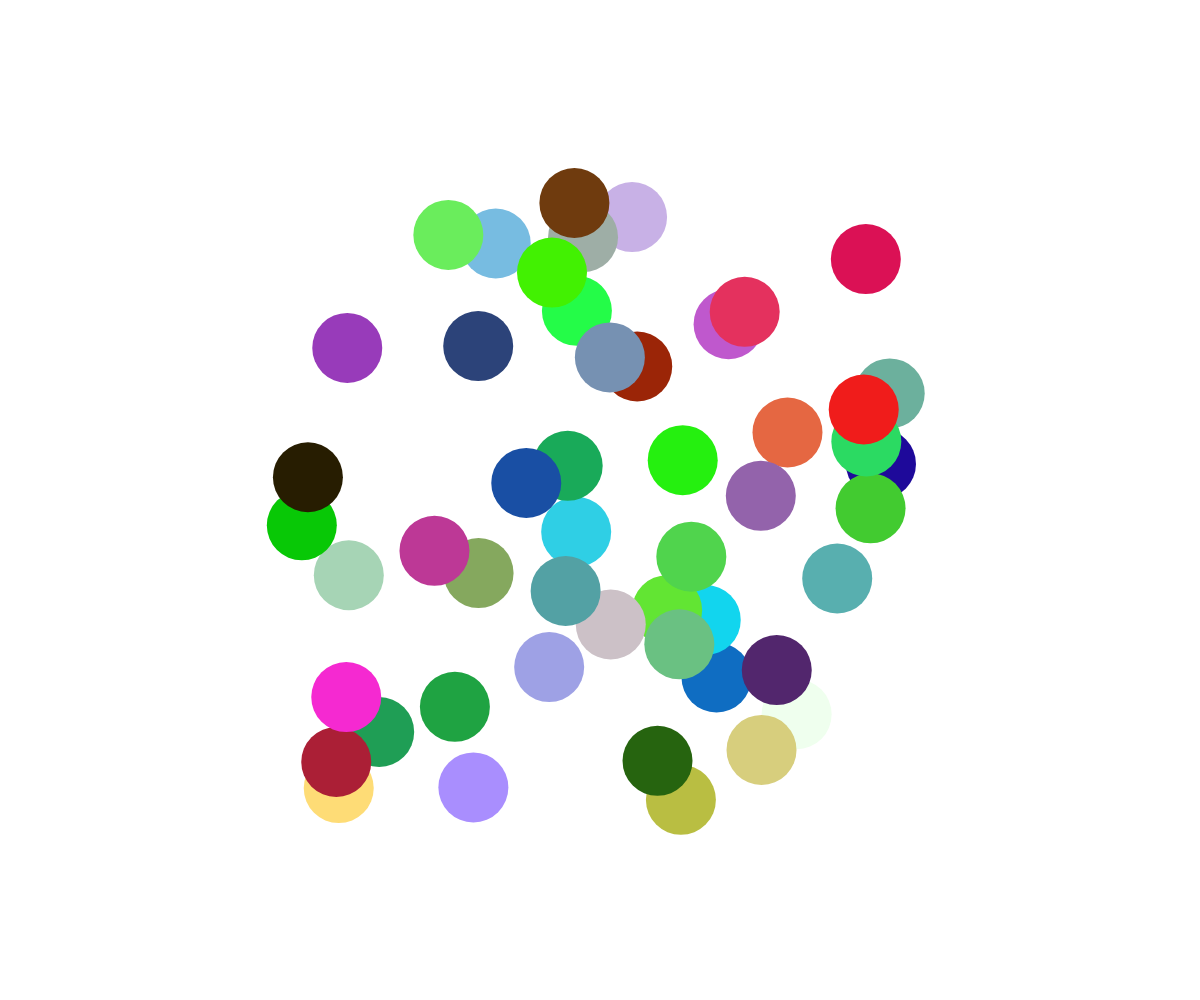
Frame 1 (no input)
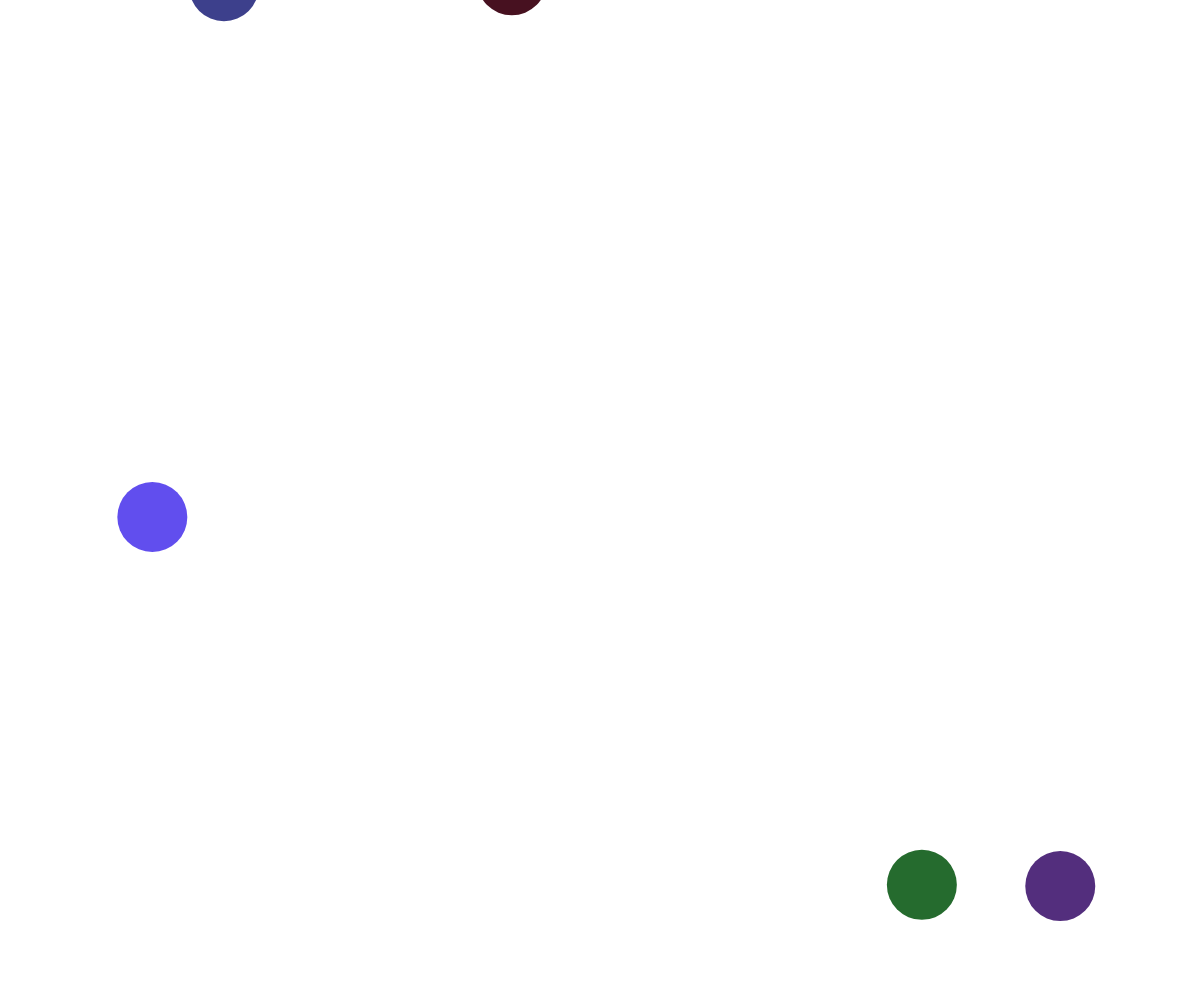
Frame 60 (no input)
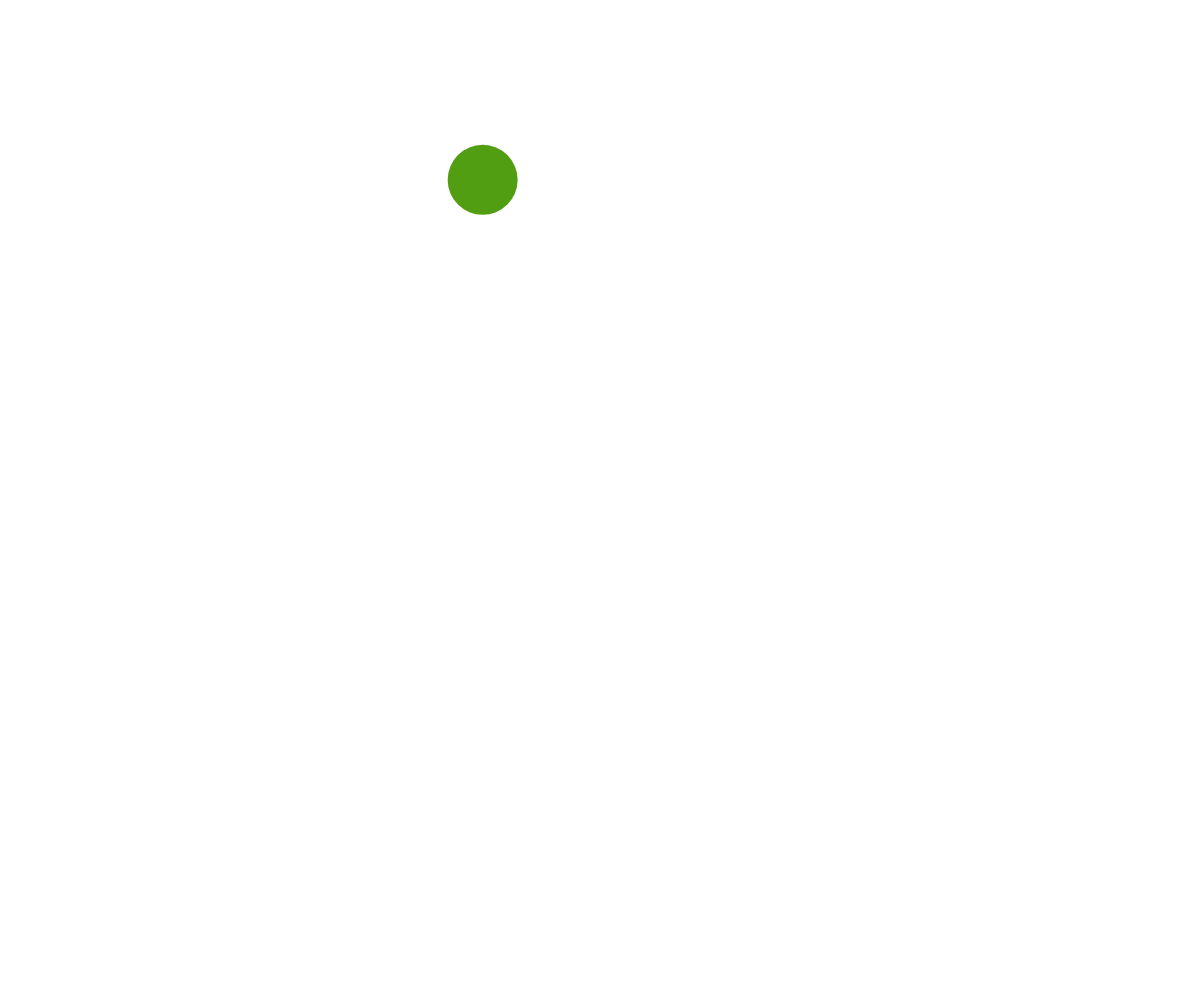
Frame 120 (the mouse pressed at the canvas centre since frame 60)

The p5.js sketch that drew these frames (run headless with seeded random() and noise() and a simulated clock; from frame 60 on, the mouse is pressed at the canvas centre):

// p5.js sketch
// ── sketch.js
//init array of bubbles
let Bubbles = [];
//init background color
let coloreSfondo = 255;
//init and declare  boolean for click function
let isClicked = false;

function setup() {
  createCanvas(windowWidth, windowHeight);
  frameRate(60);
  //loop for creating bubble array, so I don't have to create 50 stamps of bubbles
  for (let i = 0; i < 50; i++) {
    Bubbles.push(new Bubble(width / 2, height / 2, 70));
  }
}

function draw() {
  background(coloreSfondo);
  //loop for drawing the bubbles with the methods I created
  for (let i = 0; i < Bubbles.length; i++) {
    Bubbles[i].move();
    Bubbles[i].randomize();
    Bubbles[i].show();
  }

  console.log(isClicked);
}

class Bubble {
  constructor(xpos, ypos, radius) {
    this.x = xpos;
    this.y = ypos;
    this.r = radius;
  }
  //randomizes x and y of bubbles
  move() {
    this.x += random(-300, 300);
    this.y += random(-300, 300);
  }
  //randomizes the fill
  randomize() {
    let a = random(0, 255);
    let b = random(0, 255);
    let c = random(0, 255);
    let randomColor = color(a, b, c);
    this.color = randomColor;
    fill(this.color);
  }
  //draws bubbles
  show() {
    push();
    noStroke();
    fill(this.color);
    translate(this.x, this.y);
    circle(0, 0, this.r);
    pop();
  }
}
//color fades from white to black when window is resized
function windowResized() {
  coloreSfondo -= 2;
}
//TIME STOPS WHEN YOU CLICK. TIME RUNS WHEN U CLICK AGAIN
function mouseClicked() {
  // coloreSfondo = 255;
  console.log("ciao");
  if (isClicked == false) {
    isClicked = true;
    noLoop();
  } else if (isClicked == true) {
    isClicked = false;
    loop();
  }
}
